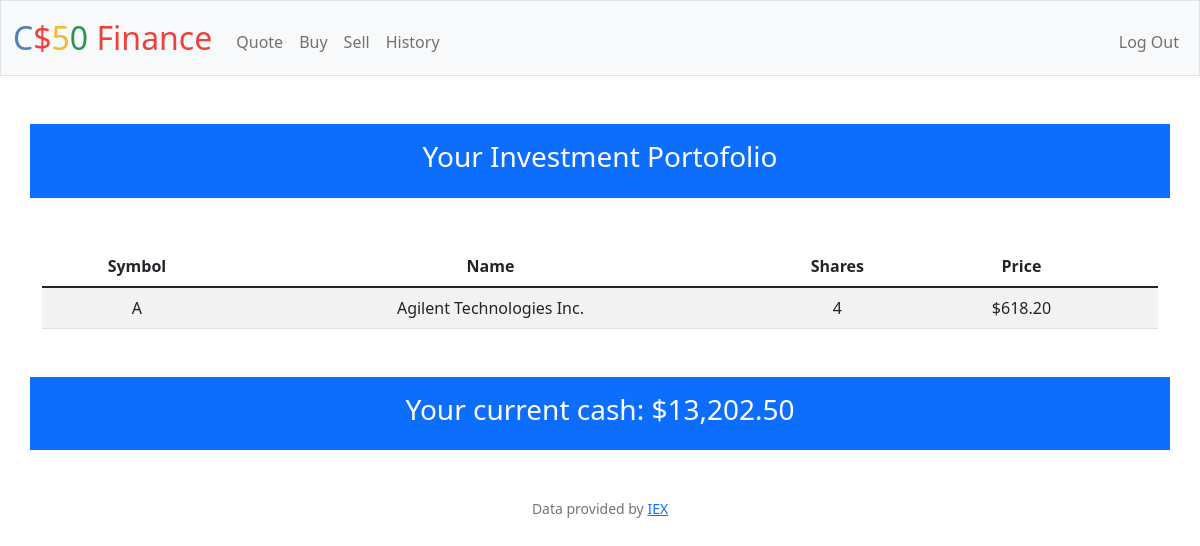
The app's page / (signed in) with its own data.
### tables this page shows
CREATE TABLE purchased_stock(
id integer primary key autoincrement not null,
user_id integer not null,
symbol text not null,
name text not null,
price float not null, shares integer after symbol);

CREATE TABLE users (id INTEGER PRIMARY KEY AUTOINCREMENT NOT NULL, username TEXT NOT NULL, hash TEXT NOT NULL, cash NUMERIC NOT NULL DEFAULT 10000.00);

### app.py (the view)
@app.route("/")
@login_required
def index():
    id = session["user_id"]
    """Show portfolio of stocks"""
    portofolio = db.execute(
        "select symbol, name, price, sum(shares) as shares from purchased_stock where user_id = ? group by symbol", id)
    saldo = db.execute("select * from users where id = ?", id)[0]
    print(saldo)
    print(portofolio)
    return render_template("index.html", portofolio=portofolio, balance=saldo)

### app.py (called while the page is built)
@app.after_request
def after_request(response):
    response.headers["Cache-Control"] = "no-cache, no-store, must-revalidate"
    response.headers["Expires"] = 0
    response.headers["Pragma"] = "no-cache"
    return response

### helpers.py (called while the page is built)
def login_required(f):
    @wraps(f)
    def decorated_function(*args, **kwargs):
        if session.get("user_id") is None:
            return redirect("/login")
        return f(*args, **kwargs)
    return decorated_function

def usd(value):
    return f"${value:,.2f}"

### templates/index.html (shortened to what this page needs)
{% extends "layout.html" %}
{% block main %}
    <div class="container p-3 bg-primary text-white">
        <h3>Your Investment Portofolio</h3>
    </div>
    <div class="container mt-5">
        <table class="table table-striped">
            <thead>
                <th>Symbol</th>
                <th>Name</th>
                <th>Shares</th>
                <th>Price</th>
            </thead>
            <tbody>
                {% for porto in portofolio %}
                <tr>
                    <td>{{ porto["symbol"] }}</td>
                    <td>{{ porto["name"] }}</td>
                    <td>{{ porto["shares"] }}</td>
                    <td>{{ porto["price"] | usd }}</td>
                    <td>{{ shares }}</td>
                </tr>
                {% endfor %}
            </tbody>
        </table>
    </div>
    <div class="container bg-primary p-3 mt-5 text-white">
        <h3>Your current cash: {{ balance["cash"] | usd }}</h3>
    </div>
{% endblock %}

### records on screen
purchased_stock: symbol "A", name "Agilent Technologies Inc.", shares "4", price "$618.20"
users: cash "$13,202.50"
